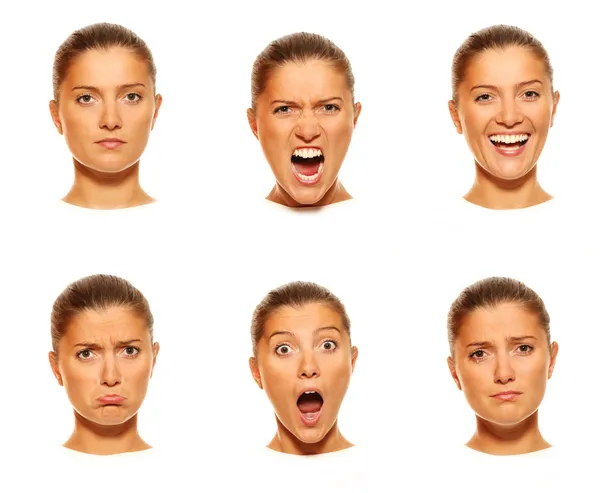
#> input picture Faces Images/Visage femme.jpg, 600 x 493 px
$ python main.py
#> lines starting #> are read from the running program, lines starting #| are printed output that depends on the picture
#!/usr/bin/env python3
# -*- coding: utf-8 -*-
"""
Created on Tue Mar 28 23:15:33 2023

@author: https://github.com/Np5123/Face-Detection-Opencv/blob/master/face-recognition
Modifyed By Michel Safars
"""
import cv2

# import the cascade for face and eye
face_cascade = cv2.CascadeClassifier("haarcascade_frontalface_default.xml")
eye_cascade = cv2.CascadeClassifier("haarcascade_eye.xml")


# create a function to detect the frame
def detect(gray, imgOrg):
    faces = face_cascade.detectMultiScale(gray, 1.3, 5)
    for (x, y, w, h) in faces:
        cv2.rectangle(imgOrg, (x, y), (x + w, y + h), (255, 0, 0), 2)
        roi_gray = gray[y:y + h, x:x + w]
        roi_color = imgOrg[y:y + h, x:x + w]
        eyes = eye_cascade.detectMultiScale(roi_gray, 1.1, 2)
        for (ex, ey, eh, ew) in eyes:
            cv2.rectangle(roi_color, (ex, ey), (ex + ew, ey + eh), (0, 0, 255), 2)
    return imgOrg

# Read image
img = cv2.imread("Faces Images/Visage femme.jpg")
#> img is the input picture: shape (493, 600, 3); mean B, G, R 205.6, 219.1, 239

# Convert to grayscale
gray_img = cv2.cvtColor(img, cv2.COLOR_BGR2GRAY)
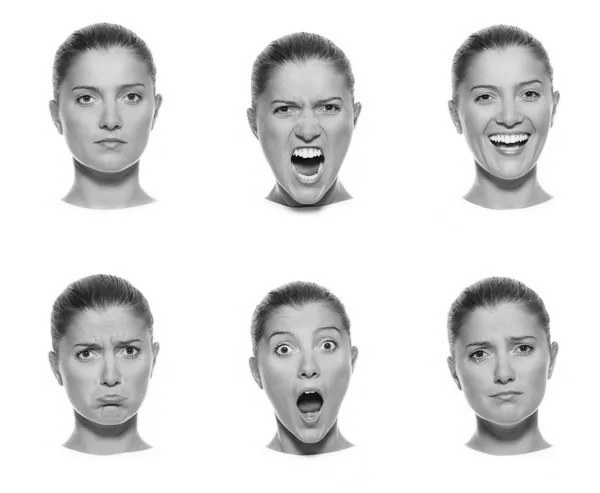
#> gray_img: shape (493, 600); min 3, max 255, mean 223.5

# Display image
#cv2.namedWindow("Original Image", cv2.WINDOW_NORMAL)  # flag to allow the window to be resizable.
cv2.imshow("Original Image", img)

cv2.moveWindow("Original Image", 100, 100)

cv2.imshow("Grayscale Image", gray_img)

# replaçons la fenêtre en haut de l'écran à gauche
w_X = cv2.getWindowImageRect("Original Image")[0]  # 0=X, 1=Y, 2=width, 3=height
w_width = cv2.getWindowImageRect("Original Image")[2]

# et la deuxième à coté
cv2.moveWindow("Grayscale Image", w_X + w_width + 3, 100)

canvas = detect(gray_img, img) # ▶️
#> in detect, `faces = face_cascade.detectMultiScale(gray, 1.3, 5)`: faces = [[52, 51, 115, 115], [454, 52, 108, 108], [251, 63, 116, 116], [250, 302, 114, 114], [444, 303, 119, 119], [50, 306, 118, 118]]
#> the loop in detect, `for (x, y, w, h) in faces:` made 6 passes
#> (x, y, w, h, eyes) on passes 1 to 6: (52, 51, 115, 115, [[63, 30, 31, 31], [15, 31, 33, 33]]), (454, 52, 108, 108, [[60, 27, 30, 30], [15, 31, 27, 27]]), (251, 63, 116, 116, [[63, 30, 29, 29], [18, 34, 25, 25]]), (250, 302, 114, 114, [[61, 26, 32, 32], [16, 31, 31, 31], [40, 77, 37, 37]]), (444, 303, 119, 119, [[63, 30, 31, 31], [19, 36, 30, 30]]), (50, 306, 118, 118, [[63, 28, 32, 32], [19, 32, 31, 31]])
#> pass 1, in detect, `roi_gray = gray[y:y + h, x:x + w]`:
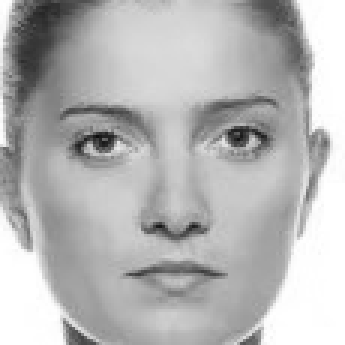
#> roi_gray: shape (115, 115) (shown 3 times larger); min 12, max 255, mean 181.7
#> pass 1, in detect, `roi_color = imgOrg[y:y + h, x:x + w]`:
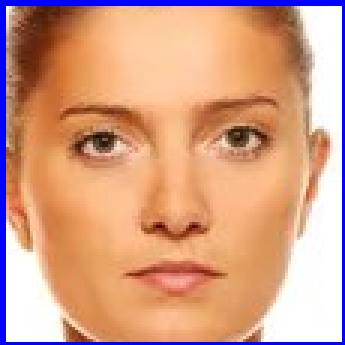
#> roi_color: shape (115, 115, 3) (shown 3 times larger); mean B, G, R 134.6, 159.5, 213.1
#> pass 2, in detect, `roi_color = imgOrg[y:y + h, x:x + w]`:
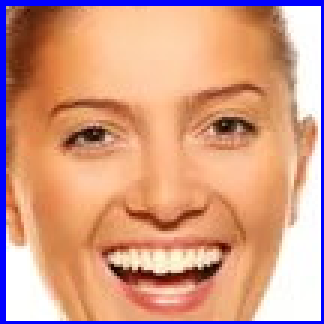
#> roi_color: shape (108, 108, 3) (shown 3 times larger); mean B, G, R 133.5, 156, 211.7
#> after the loop in detect, `for (x, y, w, h) in faces:`:
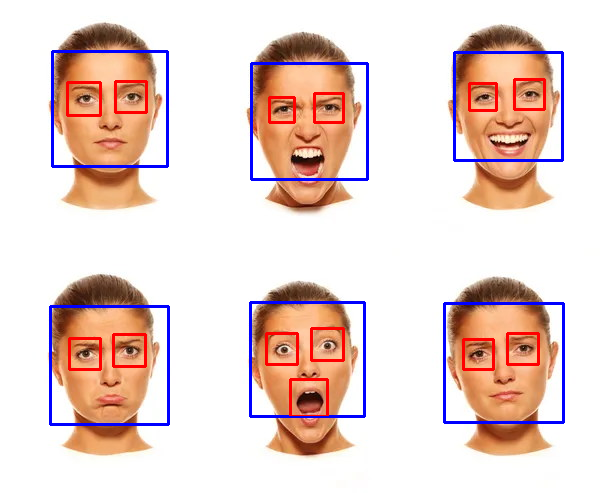
#> imgOrg: shape (493, 600, 3); mean B, G, R 205.8, 210.9, 233.1
#> after the loop in detect, `for (x, y, w, h) in faces:`:
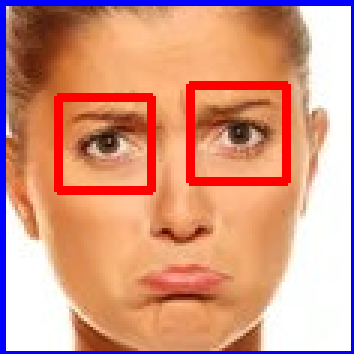
#> roi_color: shape (118, 118, 3) (shown 3 times larger); mean B, G, R 130.8, 150.8, 213.2
#> after the loop in detect, `for (x, y, w, h) in faces:`:
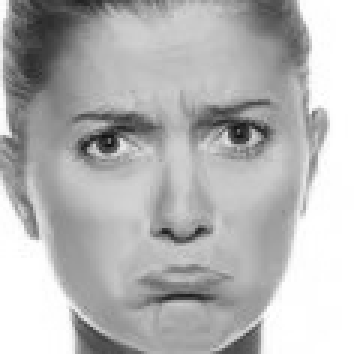
#> roi_gray: shape (118, 118) (shown 3 times larger); min 15, max 255, mean 181

cv2.imshow("Image avec visages", canvas)

# Move the "Image avec visages" window next to the "Grayscale Image" window
gray_w_X = cv2.getWindowImageRect("Grayscale Image")[0] # 🔴 bug ou erreur, mais la valeur est de 1606 ce qui n'est pas logique puisque la fenetre 2 a x=200 (et width=600)
#> gray_w_X = -1
gray_w_width = cv2.getWindowImageRect("Grayscale Image")[2]
#> gray_w_width = -1

#cv2.moveWindow("Image avec visages", w_X * 2 + gray_w_width * 2 + 3, 100)
cv2.moveWindow("Image avec visages", gray_w_X + gray_w_width + 3, 100)

cv2.waitKey(0)

cv2.destroyAllWindows()
